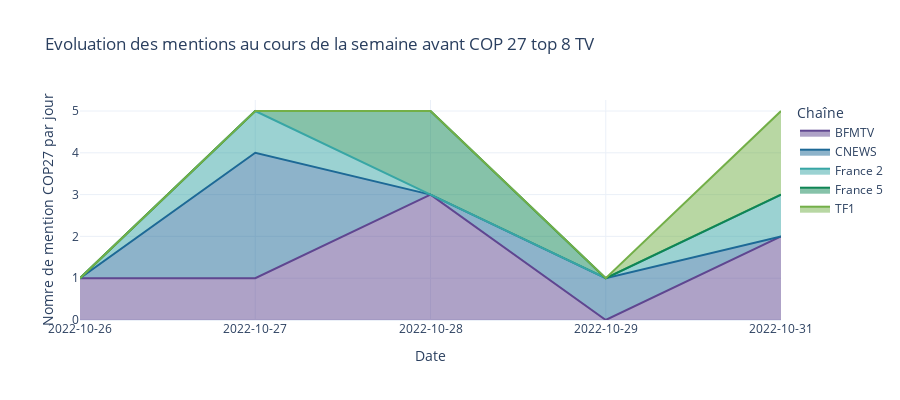

Write notebook code for a chart like this one.
### Code cell
data_top_8_tv = data[data.channel_name.isin(TOP_CHANNELS_TV_8)]
data_gb = data_top_8_tv.groupby(['channel_name', data_top_8_tv['date'].dt.date]).count()['text'].reset_index()
data_gb.columns = ['Chaîne', 'Date', 'Nombre de mention']
fig = px.area(
    data_gb,
    x = "Date", y = 'Nombre de mention',color = "Chaîne",
    category_orders={"TIME":data_gb["Date"].unique()},
    title = "Evoluation des mentions au cours de la semaine avant COP 27 top 8 TV", height = 400,
)
fig.update_layout( xaxis=dict(type="category", categoryorder='category ascending'),
                     yaxis_title='Nomre de mention COP27 par jour')
fig.show()

### Figure 1 — Plotly figure (JSON) as saved in the notebook; plotly's stock layout.template omitted (floating-point values rounded to 4 significant figures)
{"data": [{"fillpattern": {"shape": ""}, "hovertemplate": "Chaîne=BFMTV<br>Date=%{x}<br>Nombre de mention=%{y}<extra></extra>", "legendgroup": "BFMTV", "line": {"color": "rgb(95, 70, 144)"}, "marker": {"symbol": "circle"}, "mode": "lines", "name": "BFMTV", "orientation": "v", "showlegend": true, "stackgroup": "1", "type": "scatter", "x": ["2022-10-26", "2022-10-27", "2022-10-28", "2022-10-31"], "xaxis": "x", "y": [1, 1, 3, 2], "yaxis": "y"}, {"fillpattern": {"shape": ""}, "hovertemplate": "Chaîne=CNEWS<br>Date=%{x}<br>Nombre de mention=%{y}<extra></extra>", "legendgroup": "CNEWS", "line": {"color": "rgb(29, 105, 150)"}, "marker": {"symbol": "circle"}, "mode": "lines", "name": "CNEWS", "orientation": "v", "showlegend": true, "stackgroup": "1", "type": "scatter", "x": ["2022-10-27", "2022-10-29"], "xaxis": "x", "y": [3, 1], "yaxis": "y"}, {"fillpattern": {"shape": ""}, "hovertemplate": "Chaîne=France 2<br>Date=%{x}<br>Nombre de mention=%{y}<extra></extra>", "legendgroup": "France 2", "line": {"color": "rgb(56, 166, 165)"}, "marker": {"symbol": "circle"}, "mode": "lines", "name": "France 2", "orientation": "v", "showlegend": true, "stackgroup": "1", "type": "scatter", "x": ["2022-10-27", "2022-10-31"], "xaxis": "x", "y": [1, 1], "yaxis": "y"}, {"fillpattern": {"shape": ""}, "hovertemplate": "Chaîne=France 5<br>Date=%{x}<br>Nombre de mention=%{y}<extra></extra>", "legendgroup": "France 5", "line": {"color": "rgb(15, 133, 84)"}, "marker": {"symbol": "circle"}, "mode": "lines", "name": "France 5", "orientation": "v", "showlegend": true, "stackgroup": "1", "type": "scatter", "x": ["2022-10-28"], "xaxis": "x", "y": [2], "yaxis": "y"}, {"fillpattern": {"shape": ""}, "hovertemplate": "Chaîne=TF1<br>Date=%{x}<br>Nombre de mention=%{y}<extra></extra>", "legendgroup": "TF1", "line": {"color": "rgb(115, 175, 72)"}, "marker": {"symbol": "circle"}, "mode": "lines", "name": "TF1", "orientation": "v", "showlegend": true, "stackgroup": "1", "type": "scatter", "x": ["2022-10-31"], "xaxis": "x", "y": [2], "yaxis": "y"}], "layout": {"height": 400, "legend": {"title": {"text": "Chaîne"}, "tracegroupgap": 0}, "title": {"text": "Evoluation des mentions au cours de la semaine avant COP 27 top 8 TV"}, "xaxis": {"anchor": "y", "categoryorder": "category ascending", "domain": [0, 1], "title": {"text": "Date"}, "type": "category"}, "yaxis": {"anchor": "x", "domain": [0, 1], "title": {"text": "Nomre de mention COP27 par jour"}}}}
